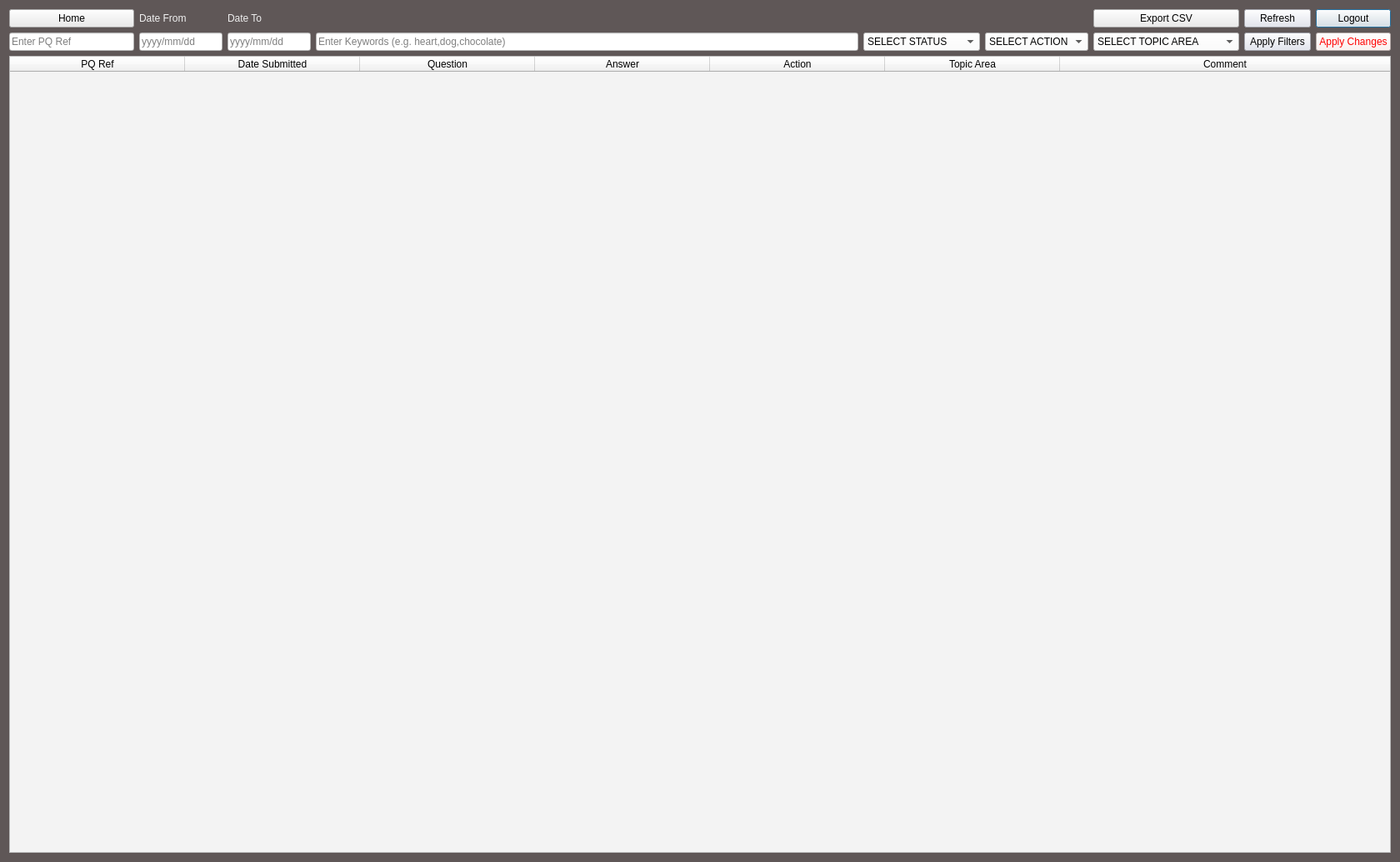
<?xml version="1.0" encoding="UTF-8"?>
<ui version="4.0">
 <class>pq_page_export_csv_push_button</class>
 <widget class="QDialog" name="pq_page_export_csv_push_button">
  <property name="geometry">
   <rect>
    <x>0</x>
    <y>0</y>
    <width>1680</width>
    <height>1034</height>
   </rect>
  </property>
  <property name="windowTitle">
   <string>Dialog</string>
  </property>
  <property name="styleSheet">
   <string notr="true">background-color: rgb(95, 87, 87);
font: 11pt &quot;MS Shell Dlg 2&quot;;</string>
  </property>
  <layout class="QGridLayout" name="gridLayout_2">
   <item row="1" column="6">
    <widget class="QComboBox" name="pq_page_select_topic_area_combo_box">
     <property name="minimumSize">
      <size>
       <width>175</width>
       <height>0</height>
      </size>
     </property>
     <property name="styleSheet">
      <string notr="true">background-color: rgb(255, 255, 255);</string>
     </property>
     <item>
      <property name="text">
       <string>SELECT TOPIC AREA</string>
      </property>
     </item>
    </widget>
   </item>
   <item row="1" column="4">
    <widget class="QComboBox" name="pq_page_select_status_combo_box">
     <property name="minimumSize">
      <size>
       <width>140</width>
       <height>0</height>
      </size>
     </property>
     <property name="styleSheet">
      <string notr="true">background-color: rgb(255, 255, 255);</string>
     </property>
     <property name="placeholderText">
      <string/>
     </property>
     <item>
      <property name="text">
       <string>SELECT STATUS</string>
      </property>
     </item>
     <item>
      <property name="text">
       <string>Answered</string>
      </property>
     </item>
     <item>
      <property name="text">
       <string>Unanswered</string>
      </property>
     </item>
    </widget>
   </item>
   <item row="1" column="5">
    <widget class="QComboBox" name="pq_page_select_action_combo_box">
     <property name="minimumSize">
      <size>
       <width>0</width>
       <height>0</height>
      </size>
     </property>
     <property name="styleSheet">
      <string notr="true">background-color: rgb(255, 255, 255);</string>
     </property>
     <property name="currentText">
      <string>SELECT ACTION</string>
     </property>
     <property name="placeholderText">
      <string/>
     </property>
     <item>
      <property name="text">
       <string>SELECT ACTION</string>
      </property>
     </item>
     <item>
      <property name="text">
       <string>Information</string>
      </property>
     </item>
     <item>
      <property name="text">
       <string>Review</string>
      </property>
     </item>
    </widget>
   </item>
   <item row="1" column="0">
    <widget class="QLineEdit" name="pq_page_pq_ref_line_edit">
     <property name="minimumSize">
      <size>
       <width>0</width>
       <height>0</height>
      </size>
     </property>
     <property name="maximumSize">
      <size>
       <width>150</width>
       <height>16777215</height>
      </size>
     </property>
     <property name="styleSheet">
      <string notr="true">background-color: rgb(255, 255, 255);</string>
     </property>
     <property name="text">
      <string/>
     </property>
     <property name="placeholderText">
      <string>Enter PQ Ref</string>
     </property>
    </widget>
   </item>
   <item row="0" column="8">
    <widget class="QPushButton" name="pq_page_logout_push_button">
     <property name="styleSheet">
      <string notr="true">background-color: rgb(235, 235, 235);
font: 12pt &quot;MS Shell Dlg 2&quot;;
color: rgb(0, 0, 0);</string>
     </property>
     <property name="text">
      <string>Logout</string>
     </property>
    </widget>
   </item>
   <item row="1" column="1">
    <widget class="QLineEdit" name="pq_page_from_date_edit">
     <property name="maximumSize">
      <size>
       <width>100</width>
       <height>16777215</height>
      </size>
     </property>
     <property name="styleSheet">
      <string notr="true">background-color: rgb(255, 255, 255);</string>
     </property>
     <property name="placeholderText">
      <string>yyyy/mm/dd</string>
     </property>
    </widget>
   </item>
   <item row="1" column="7">
    <widget class="QPushButton" name="pq_page_apply_filters_push_button">
     <property name="styleSheet">
      <string notr="true">background-color: rgb(225, 228, 239);</string>
     </property>
     <property name="text">
      <string>Apply Filters</string>
     </property>
    </widget>
   </item>
   <item row="1" column="3">
    <widget class="QLineEdit" name="pq_page_keywords_line_edit">
     <property name="styleSheet">
      <string notr="true">background-color: rgb(255, 255, 255);</string>
     </property>
     <property name="text">
      <string/>
     </property>
     <property name="placeholderText">
      <string>Enter Keywords (e.g. heart,dog,chocolate)</string>
     </property>
    </widget>
   </item>
   <item row="1" column="8">
    <widget class="QPushButton" name="pq_page_apply_changes_push_button">
     <property name="styleSheet">
      <string notr="true">background-color: rgb(255, 240, 237);
color: rgb(255, 0, 0);
font: 75 12pt &quot;MS Shell Dlg 2&quot;;</string>
     </property>
     <property name="text">
      <string>Apply Changes</string>
     </property>
    </widget>
   </item>
   <item row="0" column="7">
    <widget class="QPushButton" name="pq_page_refresh_button">
     <property name="styleSheet">
      <string notr="true">background-color: rgb(225, 228, 239);</string>
     </property>
     <property name="text">
      <string>Refresh</string>
     </property>
    </widget>
   </item>
   <item row="0" column="0">
    <widget class="QPushButton" name="pq_page_home_push_button">
     <property name="maximumSize">
      <size>
       <width>150</width>
       <height>16777215</height>
      </size>
     </property>
     <property name="styleSheet">
      <string notr="true">background-color: rgb(235, 235, 235);
font: 12pt &quot;MS Shell Dlg 2&quot;;
color: rgb(0, 0, 0);</string>
     </property>
     <property name="text">
      <string>Home</string>
     </property>
    </widget>
   </item>
   <item row="7" column="0" colspan="9">
    <widget class="QTableWidget" name="pq_page_table">
     <property name="styleSheet">
      <string notr="true">background-color: rgb(243, 243, 243);</string>
     </property>
     <property name="sortingEnabled">
      <bool>true</bool>
     </property>
     <property name="wordWrap">
      <bool>true</bool>
     </property>
     <attribute name="horizontalHeaderCascadingSectionResizes">
      <bool>false</bool>
     </attribute>
     <attribute name="horizontalHeaderDefaultSectionSize">
      <number>210</number>
     </attribute>
     <attribute name="horizontalHeaderStretchLastSection">
      <bool>true</bool>
     </attribute>
     <attribute name="verticalHeaderDefaultSectionSize">
      <number>30</number>
     </attribute>
     <attribute name="verticalHeaderStretchLastSection">
      <bool>false</bool>
     </attribute>
     <column>
      <property name="text">
       <string>PQ Ref</string>
      </property>
     </column>
     <column>
      <property name="text">
       <string>Date Submitted</string>
      </property>
     </column>
     <column>
      <property name="text">
       <string>Question</string>
      </property>
     </column>
     <column>
      <property name="text">
       <string>Answer</string>
      </property>
     </column>
     <column>
      <property name="text">
       <string>Action</string>
      </property>
     </column>
     <column>
      <property name="text">
       <string>Topic Area</string>
      </property>
     </column>
     <column>
      <property name="text">
       <string>Comment</string>
      </property>
     </column>
    </widget>
   </item>
   <item row="1" column="2">
    <widget class="QLineEdit" name="pq_page_to_date_edit">
     <property name="maximumSize">
      <size>
       <width>100</width>
       <height>16777215</height>
      </size>
     </property>
     <property name="styleSheet">
      <string notr="true">background-color: rgb(255, 255, 255);</string>
     </property>
     <property name="placeholderText">
      <string>yyyy/mm/dd</string>
     </property>
    </widget>
   </item>
   <item row="0" column="1">
    <widget class="QLabel" name="label">
     <property name="styleSheet">
      <string notr="true">color: rgb(241, 241, 241);</string>
     </property>
     <property name="text">
      <string>Date From</string>
     </property>
    </widget>
   </item>
   <item row="0" column="2">
    <widget class="QLabel" name="label_2">
     <property name="styleSheet">
      <string notr="true">color: rgb(238, 238, 238);</string>
     </property>
     <property name="text">
      <string>Date To</string>
     </property>
    </widget>
   </item>
   <item row="0" column="6">
    <widget class="QPushButton" name="pq_page_export_to_csv_push_button">
     <property name="styleSheet">
      <string notr="true">background-color: rgb(235, 235, 235);
font: 12pt &quot;MS Shell Dlg 2&quot;;
color: rgb(0, 0, 0);</string>
     </property>
     <property name="text">
      <string>Export CSV</string>
     </property>
    </widget>
   </item>
  </layout>
 </widget>
 <resources/>
 <connections/>
</ui>
